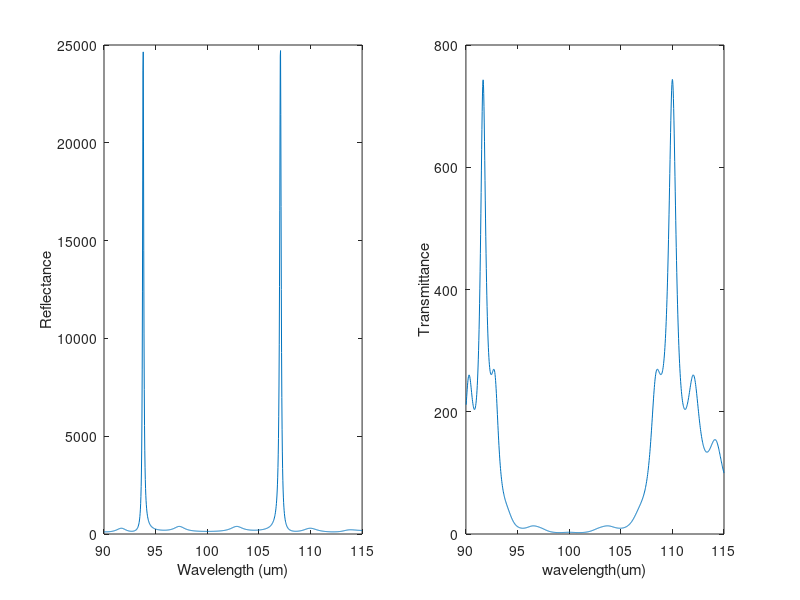

The MATLAB script that drew this image:
clear all;
no=1;  %refractive index of air
n1=3.7; %GaAs
no=n1; %put '%' when using the other case
n2=3.4; %AlGaAs
ns=1; %refractive index of substrate taken the same as air
ns=n1; %put '%' when using the other case
lamda0=100; %sets centre avelength in micrometer(3 THz in microm is 100)
Ls=90;Le=115; %range in micrometer (2.6 THz is 115 mircom to 3.2 THz is 94 microm)
Np=1000;%array points
x=1:Np;
lamda=Ls+x*(Le-Ls)/Np;
N = 13;    % Number of layers for both exteme right and exteme left
nm = n1; 
theta_m1 = 0.5*pi; %this is when Lamda is 2
M_m1 = [cos(theta_m1) , 1i*sin(theta_m1)/nm ; 1i*nm*sin(theta_m1) , cos(theta_m1)]; %defect matrix when Lamda is 2
theta_m2 = 2*pi; %this is when Lamda is 3.5
M_m2 = [cos(theta_m2) , 1i*sin(theta_m2)/nm ; 1i*nm*sin(theta_m2) , cos(theta_m2)]; %defect matrix when Lamda is 3.5
theta_m3 = 1*pi; %this is for when Lamda is 2.5
M_m3 = [cos(theta_m3) , 1i*sin(theta_m3)/nm ; 1i*nm*sin(theta_m3) , cos(theta_m3)]; %defect matrix when Lamda is 2.5
d=lamda0/4;
a= -0.0195; % a = -0.0195 when n0=ns=n1 ; a= -0.0065 when n0=ns=1
%a=0; %put '%' when using the other case
%making a for loop
Rpow = zeros(size(lamda));
for i = 1:length(lamda)
    % Calculate phase shifts for each layer at current wavelength
theta = (2 *pi*d./lamda(i)) - (1i*a); % High index layer
% Transfer matrix for a single layer at beginning
    MatrixL1 = [cos(theta), (1i*sin(theta))/n1 ; 1i*n1*sin(theta), cos(theta)];
    MatrixL2 = [cos(theta), (1i*sin(theta))/n2 ; 1i*n2*sin(theta), cos(theta)];
    % Total matrix for 13 double layers for beginning
    M_L1 = (MatrixL1 * MatrixL2)^N;
    % Transfer matrix for a single layer for after the 13 double layers
    MatrixR1 = [cos(theta), (1i*sin(theta))/n1 ; 1i*n1*sin(theta), cos(theta)];
    MatrixR2 = [cos(theta), (1i*sin(theta))/n2 ; 1i*n2*sin(theta), cos(theta)];
    % Total matrix for N double layers for different cases
    M_R1 = (MatrixR1 * MatrixR2);
    M_R2 = (MatrixR1 * MatrixR2)^3;
    %matrix for facet
    M_f = [cos(theta), (1i*sin(theta))/no ; 1i*no*sin(theta), cos(theta)]^50;
% Total characteristic matrix
    M = (M_f * M_L1 * M_m1 * M_R1 * M_m1 * MatrixR2 * M_m2 * MatrixR2 * M_m1 * M_R1 * M_m1 * M_R2 * M_m3 * MatrixR2 * M_m1 * MatrixR2 * M_m1 * M_L1 * M_f);
    M11 = M(1,1);
    M12 = M(1,2);
    M21 = M(2,1);
    M22 = M(2,2);
    %reflectance
    Ramp = ((M11*no) + (ns*no*M12) - M21-(ns*M22))/((M11*no) + (ns*no*M12) + M21 + (ns*M22));
    Rpow(i)=(abs(Ramp)).^2;
    % transmittance
    A = M11*no + M12*ns;
    B = M21*no + M22*ns;
    Tpow(i) = (4*ns*no) / ((abs((no*A)+B)).^2);
end
figure;
subplot(1,2,1);
plot(lamda,(Rpow));
xlabel('Wavelength (um)');
ylabel('Reflectance');
subplot(1,2,2);
plot(lamda,(Tpow*100));
xlabel('wavelength(um)');
ylabel('Transmittance');

